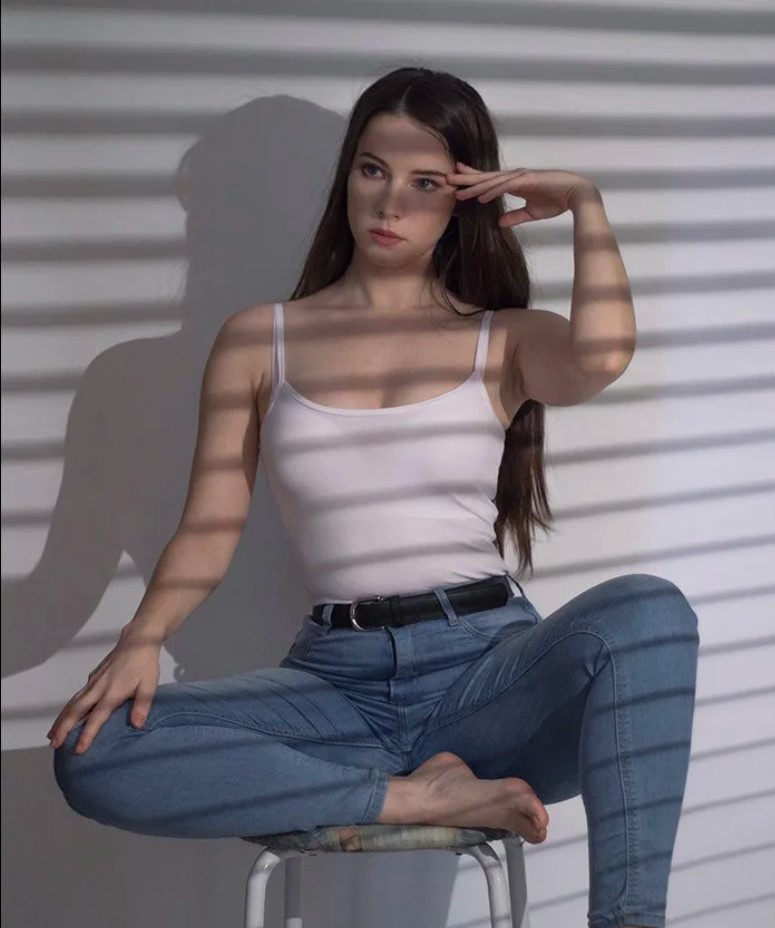
#> input picture 1.jpg, 775 x 928 px
$ python readimg.py
#> lines starting #> are read from the running program, lines starting #| are printed output that depends on the picture

#first lines

import cv2 as cv

img = cv.imread('1.jpg',-1)
#> img is the input picture: shape (928, 775, 3); mean B, G, R 120.5, 114.1, 119
imgTwo = cv.imread('2.jpg',0)
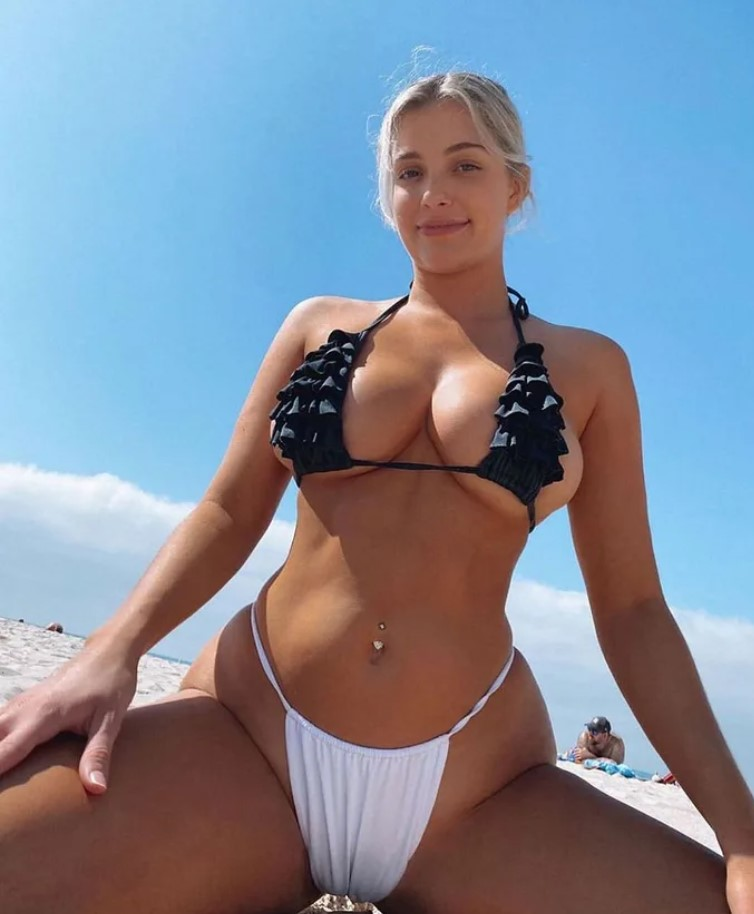
#> input picture 2.jpg, 754 x 914 px
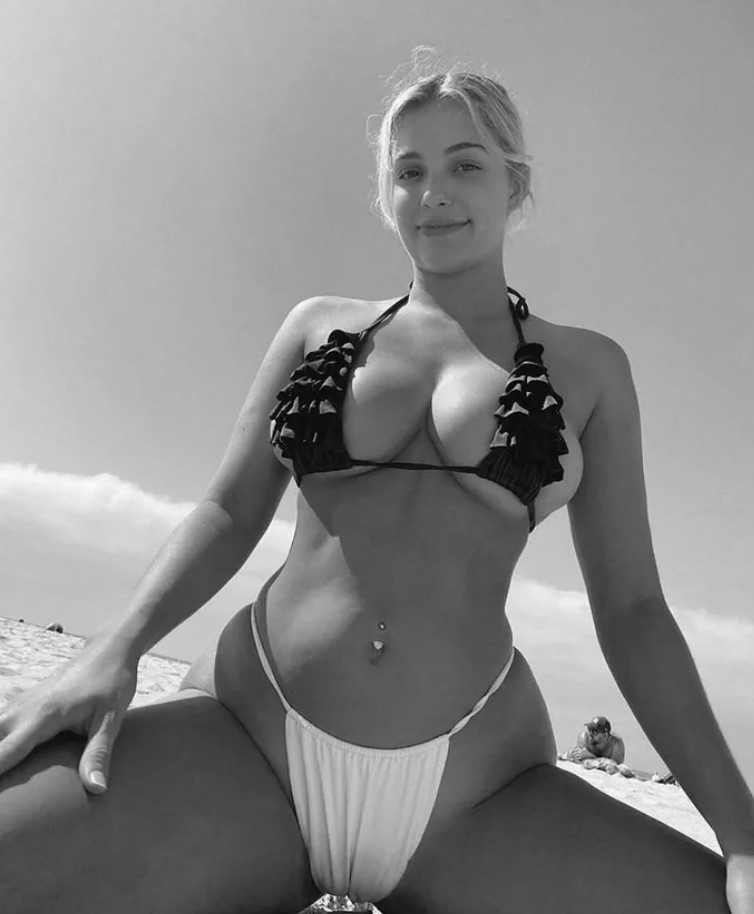
#> imgTwo: shape (914, 754); min 0, max 255, mean 138.4

print(img)
#> (printed output is left out)
print(imgTwo)
#> (printed output is left out)
cv.imshow('titiiiza2', imgTwo)
cv.imshow('Titiiza1', img)
cv.waitKey(delay=0)

cv.destroyAllWindows()
